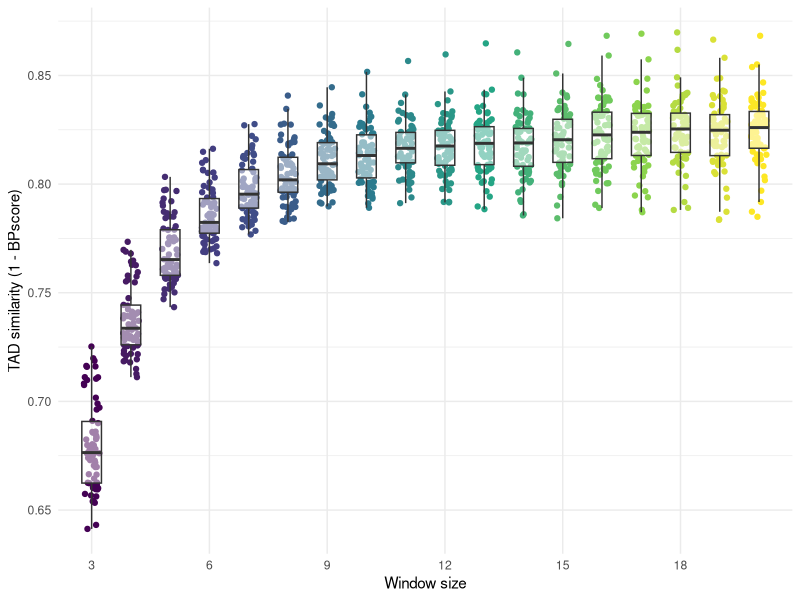
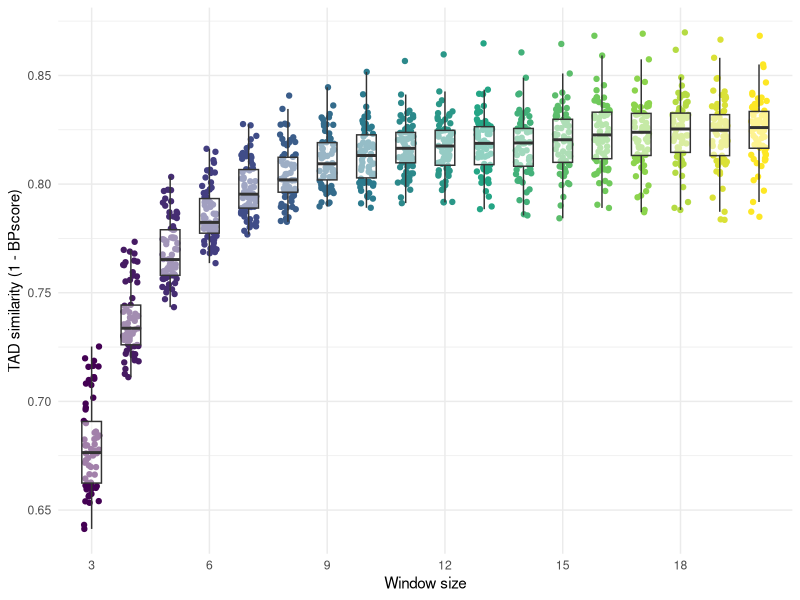
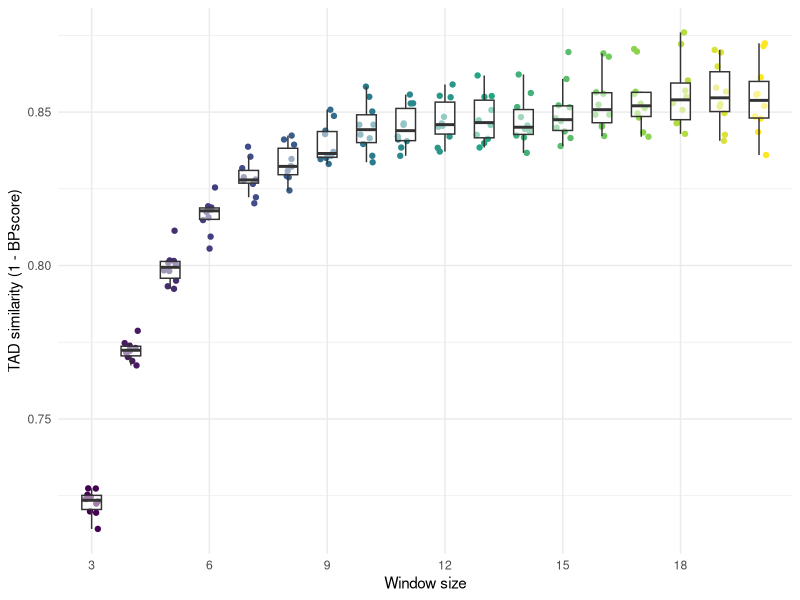
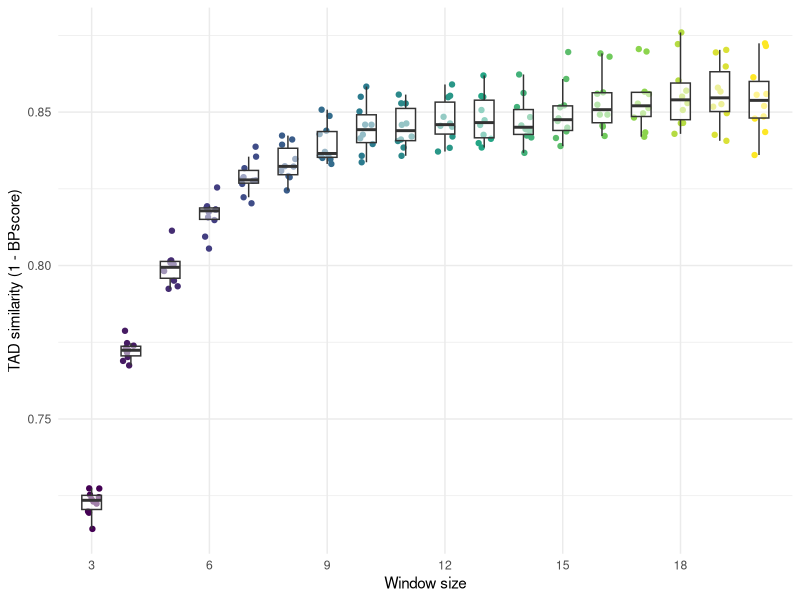
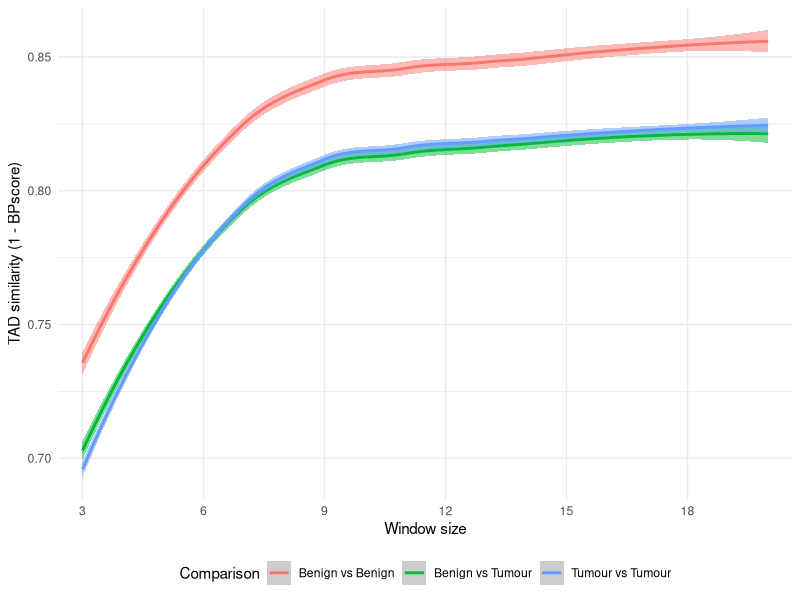
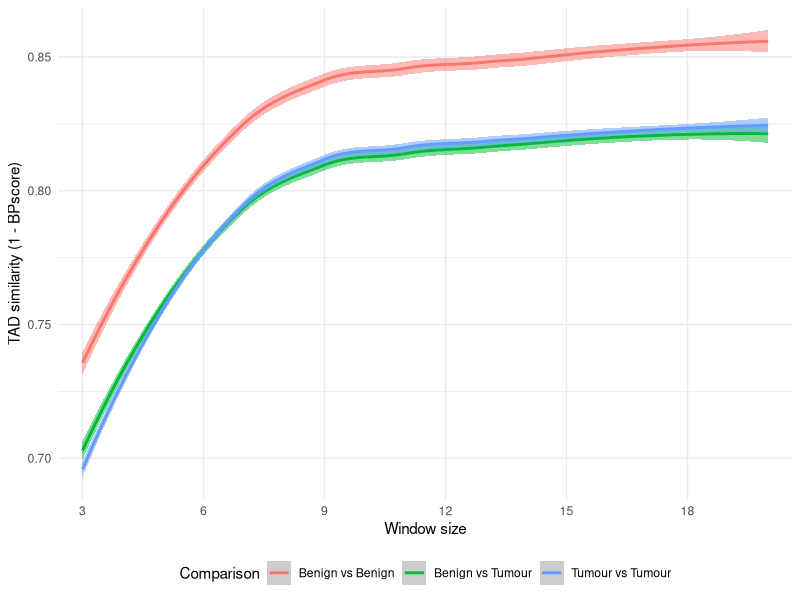
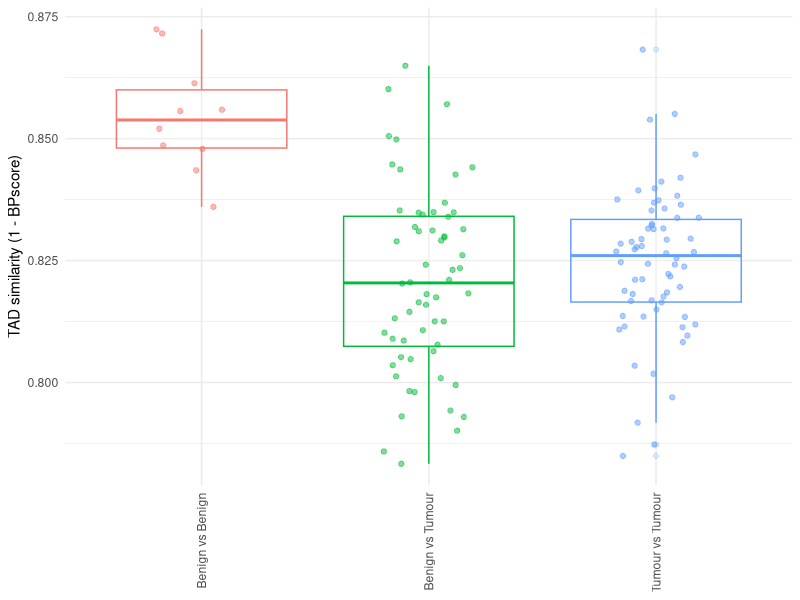
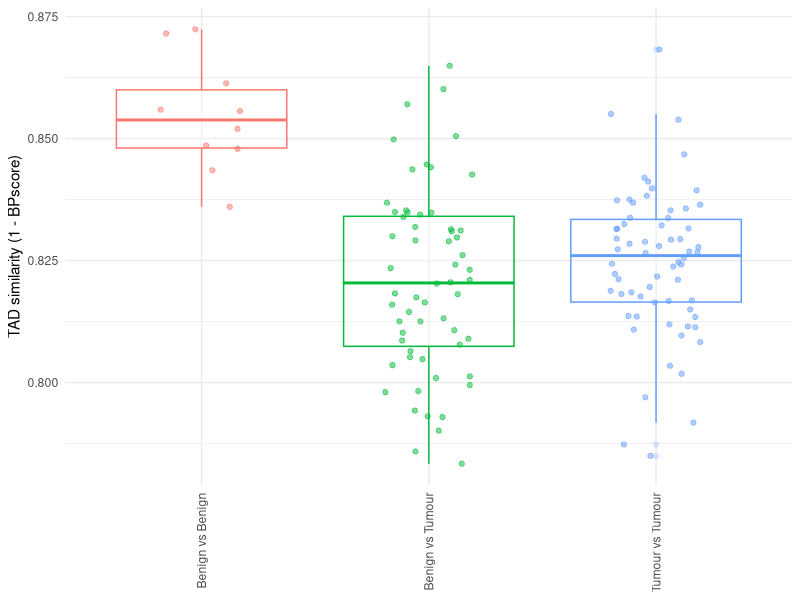

These figures' R source, in order: (Note: this script raises an error after producing the figures.)
# ==============================================================================
# Meta
# ==============================================================================
# Plot BPScore
# --------------------------------------
# Description: Plot TAD similarities, calculated by BPscore
# Author: James Hawley


# ==============================================================================
# Environment
# ==============================================================================
suppressMessages(library("data.table"))
suppressMessages(library("ggplot2"))
suppressMessages(library("MASS"))
suppressMessages(library("pheatmap"))

RESOLUTION <- 40000
MAX_WINDOW <- 20
MIN_WINDOW <- 3
MAX_PERSISTENCE <- MAX_WINDOW - MIN_WINDOW + 1
PLOT_DIR <- file.path("Plots", "primary")


# ==============================================================================
# Functions
# ==============================================================================
#' Save figures in multiple formats
#'
#' @param gg ggplot object
#' @param prefix Prefix for output file
#' @param ext Output extensions
#' @param dpi DPI resolution
savefig <- function(gg, prefix, ext = c("png", "pdf"), width = 20, height = 12, dpi = 400) {
    for (e in ext) {
        ggsave(
            paste(prefix, e, sep = "."),
            gg,
            height = height,
            width = width,
            units = "cm",
            dpi = dpi
        )
    }
}


# ==============================================================================
# Data
# ==============================================================================
cat("Loading Data\n")
# load metadata
metadata <- fread("config.tsv", sep = "\t", header = TRUE)
metadata <- metadata[Include == "Yes"]
metadata <- metadata[Source == "Primary"]
SAMPLES <- metadata[, SampleID]
T2E_SAMPLES <- metadata[T2E == "Yes", SampleID]
NONT2E_SAMPLES <- metadata[T2E == "Yes", SampleID]

# load BPscore calculations
bpscore <- fread("Statistics/tad-distances.300000000.tsv", sep = "\t", header = TRUE)
# window_diffs <- fread("Statistics/tad-similarity-deltas.tsv", sep = "\t", header = TRUE)


# ==============================================================================
# Analysis
# ==============================================================================
# colour bpscore rows by primary-primary, line-line, or primary-line comparisons
cat("Counting similarity\n")
bpscore <- merge(
    bpscore,
    metadata[, .(SampleID, Source, Tissue, Label, Type, T2E)],
    by.x = "s1",
    by.y = "SampleID",
    all.x = FALSE,
    all.y = TRUE
)
bpscore <- merge(
    bpscore,
    metadata[, .(SampleID, Source, Tissue, Label, Type, T2E)],
    by.x = "s2",
    by.y = "SampleID",
    suffixes = c("_1", "_2"),
    all.x = FALSE,
    all.y = TRUE,
)

# sample comparisons for various plots
bpscore[(Tissue_1 == "Prostate") & (Tissue_2 == "Prostate"), Prostate_Type_Combo := paste(Type_1, Type_2, sep = "+")]

# hypothesis testing for differences between TADs
# (similarity of Benign-vs-Benign comparisons to Benign-vs-Tumour)
# (and likewise, Tumour-vs-Tumour to Benign-vs-Tumour)
bpscore_primary_tumour_vs_benign <- bpscore[
    s1 < s2
    & w == MAX_WINDOW
    & (Source_1 == "Primary" & Source_2 == "Primary")
]

htests <- list(
    "primary_benign-only_benign-vs-tumour" = wilcox.test(
        x = bpscore_primary_tumour_vs_benign[Prostate_Type_Combo == "Benign+Benign", 1 - BPscore],
        y = bpscore_primary_tumour_vs_benign[Prostate_Type_Combo == "Benign+Malignant", 1 - BPscore],
        paired = FALSE
    ),
    "primary_tumour-only_benign-vs-tumour" = wilcox.test(
        x = bpscore_primary_tumour_vs_benign[Prostate_Type_Combo == "Malignant+Malignant", 1 - BPscore],
        y = bpscore_primary_tumour_vs_benign[Prostate_Type_Combo == "Benign+Malignant", 1 - BPscore],
        paired = FALSE
    ),
    "primary_benign-only_tumour-only" = wilcox.test(
        x = bpscore_primary_tumour_vs_benign[Prostate_Type_Combo == "Benign+Benign", 1 - BPscore],
        y = bpscore_primary_tumour_vs_benign[Prostate_Type_Combo == "Malignant+Malignant", 1 - BPscore],
        paired = FALSE
    )
)

# cluster samples by BPscore distances
# recast data to wide form for plotting with pheatmap
mat <- as.matrix(
    dcast(bpscore[w == MAX_WINDOW], s1 ~ s2, value.var = "BPscore", fill = 0),
    rownames = "s1"
)


# ==============================================================================
# Plots
# ==============================================================================
cat("Plotting\n")
# plot distances between TADs of different primary tumour samples across window sizes
gg_bpscore_primary_tumour <- (
    ggplot(data = bpscore[s1 < s2 & w <= MAX_WINDOW & grepl("PCa", s1) & grepl("PCa", s2)])
    + geom_point(
        aes(x = w, y = 1 - BPscore, colour = w),
        position = position_jitter(width = 0.2, height = 0)
    )
    + geom_boxplot(
        aes(x = w, y = 1 - BPscore, group = w),
        alpha = 0.5,
        outlier.shape = NA,
        width = 0.5
    )
    + labs(x = "Window size", y = "TAD similarity (1 - BPscore)")
    + scale_x_discrete(
        breaks = seq(MIN_WINDOW, MAX_WINDOW, by = 3),
        limits = seq(MIN_WINDOW, MAX_WINDOW, by = 3),
        labels = seq(MIN_WINDOW, MAX_WINDOW, by = 3)
    )
    + scale_colour_viridis_c()
    + guides(colour = FALSE)
    + theme_minimal()
)
savefig(gg_bpscore_primary_tumour, file.path(PLOT_DIR, "bp-score.tumour"))

# plot distances between TADs of different primary tumour samples across window sizes
gg_bpscore_primary_benign = (
    ggplot(data = bpscore[s1 < s2 & w <= MAX_WINDOW & grepl("Benign-Prostate", s1) & grepl("Benign-Prostate", s2)])
    + geom_point(
        aes(x = w, y = 1 - BPscore, colour = w),
        position = position_jitter(width = 0.2, height = 0)
    )
    + geom_boxplot(
        aes(x = w, y = 1 - BPscore, group = w),
        alpha = 0.5,
        outlier.shape = NA,
        width = 0.5
    )
    + labs(x = "Window size", y = "TAD similarity (1 - BPscore)")
    + scale_x_discrete(
        breaks = seq(MIN_WINDOW, MAX_WINDOW, by = 3),
        limits = seq(MIN_WINDOW, MAX_WINDOW, by = 3),
        labels = seq(MIN_WINDOW, MAX_WINDOW, by = 3)
    )
    + scale_colour_viridis_c()
    + guides(colour = FALSE)
    + theme_minimal()
)
savefig(gg_bpscore_primary_benign, file.path(PLOT_DIR, "bp-score.benign"))

# primary samples: benign vs tumour
gg_bpscore_primary_tumour_vs_benign <- (
    ggplot()
    + geom_smooth(
        data = bpscore[
            s1 < s2
            & w <= MAX_WINDOW
            & (Source_1 == "Primary" & Source_2 == "Primary")
            & (Source_1 == "Primary" & Source_2 == "Primary")
        ],
        mapping = aes(
            x = w,
            y = 1 - BPscore,
            colour = Prostate_Type_Combo,
            fill = Prostate_Type_Combo,
            group = Prostate_Type_Combo
        ),
        method = "loess",
        alpha = 0.5
    )
    + labs(x = "Window size", y = "TAD similarity (1 - BPscore)")
    + scale_x_discrete(
        breaks = seq(MIN_WINDOW, MAX_WINDOW, by = 3),
        limits = seq(MIN_WINDOW, MAX_WINDOW, by = 3),
        labels = seq(MIN_WINDOW, MAX_WINDOW, by = 3)
    )
    + scale_colour_discrete(
        name = "Comparison",
        breaks = c("Benign+Benign", "Benign+Malignant", "Malignant+Malignant"),
        labels = c("Benign vs Benign", "Benign vs Tumour", "Tumour vs Tumour")
    )
    + scale_fill_discrete(
        name = "Comparison",
        breaks = c("Benign+Benign", "Benign+Malignant", "Malignant+Malignant"),
        labels = c("Benign vs Benign", "Benign vs Tumour", "Tumour vs Tumour")
    )
    + guides(fill = FALSE)
    + theme_minimal()
    + theme(legend.position = "bottom")
)
savefig(gg_bpscore_primary_tumour_vs_benign, file.path(PLOT_DIR, "bp-score.tumour-vs-benign"))

# same as above, but using the sample standard deviation for the ribbon
# instead of the 95% confidence interval around the regressed mean
gg_bpscore_primary_tumour_vs_benign_comp <- (
    ggplot(
        data = bpscore[
            s1 < s2
            & w == MAX_WINDOW
            & (Source_1 == "Primary" & Source_2 == "Primary")
            & (Source_1 == "Primary" & Source_2 == "Primary")
        ],
        mapping = aes(
            x = Prostate_Type_Combo,
            y = 1 - BPscore,
            colour = Prostate_Type_Combo,
            group = Prostate_Type_Combo
        ),
    )
    + geom_boxplot(alpha = 0.2)
    + geom_point(
        position = position_jitter(width = 0.2, height = 0),
        alpha = 0.5
    )
    + labs(y = "TAD similarity (1 - BPscore)")
    + scale_x_discrete(
        name = NULL,
        breaks = c("Benign+Benign", "Benign+Malignant", "Malignant+Malignant"),
        labels = c("Benign vs Benign", "Benign vs Tumour", "Tumour vs Tumour")
    )
    + scale_colour_discrete(
        name = "Comparison",
        breaks = c("Benign+Benign", "Benign+Malignant", "Malignant+Malignant"),
        labels = c("Benign vs Benign", "Benign vs Tumour", "Tumour vs Tumour")
    )
    + guides(fill = FALSE, colour = FALSE)
    + theme_minimal()
    + theme(
        legend.position = "bottom",
        axis.text.x = element_text(angle = 90, vjust = 0.5, hjust = 1)
    )
)
savefig(gg_bpscore_primary_tumour_vs_benign_comp, file.path(PLOT_DIR, "bp-score.tumour-vs-benign.comp"), width = 6)

gg_bpscore_primary_tumour_vs_benign <- (
    ggplot()
    + geom_ribbon(
        data = bpscore[
            s1 < s2
            & w <= MAX_WINDOW
            & (Source_1 == "Primary" & Source_2 == "Primary")
            & (Source_1 == "Primary" & Source_2 == "Primary"),
            .(Mean = mean(1 - BPscore), SD = sd(1 - BPscore)),
            by = c("w", "Prostate_Type_Combo")
        ],
        mapping = aes(
            x = w,
            ymin = Mean - SD,
            ymax = Mean + SD,
            fill = Prostate_Type_Combo,
            group = Prostate_Type_Combo
        ),
        alpha = 0.2
    )
    + geom_path(
        data = bpscore[
            s1 < s2
            & w <= MAX_WINDOW
            & (Source_1 == "Primary" & Source_2 == "Primary")
            & (Source_1 == "Primary" & Source_2 == "Primary"),
            .(Mean = mean(1 - BPscore), SD = sd(1 - BPscore)),
            by = c("w", "Prostate_Type_Combo")
        ],
        mapping = aes(
            x = w,
            y = Mean,
            colour = Prostate_Type_Combo,
            group = Prostate_Type_Combo
        ),
        size = 2,
    )
    + geom_point(
        data = bpscore[
            s1 < s2
            & w <= MAX_WINDOW
            & (Source_1 == "Primary" & Source_2 == "Primary")
            & (Source_1 == "Primary" & Source_2 == "Primary")
        ],
        mapping = aes(
            x = w,
            y = 1 - BPscore,
            colour = Prostate_Type_Combo
        ),
        alpha = 0.5,
        position = position_jitter(width = 0.2, height = 0)
    )
    + labs(x = "Window size", y = "TAD similarity (1 - BPscore)")
    + scale_x_discrete(
        breaks = seq(MIN_WINDOW, MAX_WINDOW, by = 3),
        limits = seq(MIN_WINDOW, MAX_WINDOW, by = 3),
        labels = seq(MIN_WINDOW, MAX_WINDOW, by = 3)
    )
    + scale_colour_discrete(
        name = "Comparison",
        breaks = c("Benign+Benign", "Benign+Malignant", "Malignant+Malignant"),
        labels = c("Benign vs Benign", "Benign vs Tumour", "Tumour vs Tumour")
    )
    + scale_fill_discrete(
        name = "Comparison",
        breaks = c("Benign+Benign", "Benign+Malignant", "Malignant+Malignant"),
        labels = c("Benign vs Benign", "Benign vs Tumour", "Tumour vs Tumour")
    )
    + guides(fill = FALSE)
    + theme_minimal()
    + theme(legend.position = "bottom")
)
savefig(gg_bpscore_primary_tumour_vs_benign, file.path(PLOT_DIR, "bp-score.tumour-vs-benign.stdev"))

# cell lines: benign vs tumour
# gg_bpscore_line_tumour_vs_benign <- (
#     ggplot(
#         data = bpscore[
#             s1 < s2
#             & w <= MAX_WINDOW
#             & (Source_1 == "Cell Line" & Source_2 == "Cell Line")
#             & (Tissue_1 == "Prostate" & Tissue_2 == "Prostate")
#         ],
#         mapping = aes(
#             x = w,
#             y = 1 - BPscore,
#             colour = Cell_Type_Combo,
#             fill = Cell_Type_Combo,
#             group = Cell_Type_Combo
#         )
#     )
#     + geom_smooth(
#         method = "loess",
#         alpha = 0.5
#     )
#     + labs(x = "Window size", y = "TAD similarity (1 - BPscore)")
#     + scale_x_discrete(
#         breaks = seq(MIN_WINDOW, MAX_WINDOW, by = 3),
#         limits = seq(MIN_WINDOW, MAX_WINDOW, by = 3),
#         labels = seq(MIN_WINDOW, MAX_WINDOW, by = 3)
#     )
#     + scale_colour_discrete(
#         name = "Comparison"
#     )
#     + guides(fill = FALSE)
#     + theme_minimal()
#     + theme(legend.position = "bottom")
# )
# savefig(gg_bpscore_line_tumour_vs_benign, file.path(PLOT_DIR, "bp-score.line.tumour-vs-benign"))

# # same as above, using sample standard deviation for the ribbon
# gg_bpscore_line_tumour_vs_benign <- (
#     ggplot()
#     + geom_ribbon(
#         data = bpscore[
#             s1 < s2
#             & w <= MAX_WINDOW
#             & (Source_1 == "Cell Line" & Source_2 == "Cell Line")
#             & (Tissue_1 == "Prostate" & Tissue_2 == "Prostate"),
#             .(Mean = mean(1 - BPscore), SD = sd(1 - BPscore)),
#             by = c("w", "Cell_Type_Combo")
#         ],
#         mapping = aes(
#             x = w,
#             ymin = Mean - SD,
#             ymax = Mean + SD,
#             fill = Cell_Type_Combo
#         ),
#         alpha = 0.2
#     )
#     + geom_smooth(
#         data = bpscore[
#             s1 < s2
#             & w <= MAX_WINDOW
#             & (Source_1 == "Cell Line" & Source_2 == "Cell Line")
#             & (Tissue_1 == "Prostate" & Tissue_2 == "Prostate")
#         ],
#         mapping = aes(
#             x = w,
#             y = 1 - BPscore,
#             colour = Cell_Type_Combo,
#             fill = Cell_Type_Combo,
#             group = Cell_Type_Combo
#         ),
#         method = "loess",
#         se = FALSE,
#         alpha = 0.5
#     )
#     + labs(x = "Window size", y = "TAD similarity (1 - BPscore)")
#     + scale_x_discrete(
#         breaks = seq(MIN_WINDOW, MAX_WINDOW, by = 3),
#         limits = seq(MIN_WINDOW, MAX_WINDOW, by = 3),
#         labels = seq(MIN_WINDOW, MAX_WINDOW, by = 3)
#     )
#     + scale_colour_discrete(
#         name = "Comparison"
#     )
#     + guides(fill = FALSE)
#     + theme_minimal()
#     + theme(legend.position = "bottom")
# )
# savefig(gg_bpscore_line_tumour_vs_benign, file.path(PLOT_DIR, "bp-score.line.tumour-vs-benign.stdev"))


# # plot the change in similarities over window sizes
# gg_sim_window = (
#     ggplot(data = window_diffs[w <= MAX_WINDOW])
#     + geom_path(aes(x = w, y = 1 - BPscore, group = SampleID, colour = SampleID))
#     + labs(x = "Window size", y = "Similarity between consecutive window sizes\n(1 - BPscore)")
#     + scale_x_discrete(
#         breaks = seq(MIN_WINDOW, MAX_WINDOW, by = 3),
#         limits = seq(MIN_WINDOW, MAX_WINDOW, by = 3),
#         labels = seq(MIN_WINDOW, MAX_WINDOW, by = 3)
#     )
#     + scale_colour_discrete(
#         limits = metadata[, SampleID],
#         labels = metadata[, Label],
#         name = "Sample"
#     )
#     + theme_minimal()
# )
# savefig(gg_sim_window, file.path(PLOT_DIR, "bp-score.window-similarity"))


# # plot the change in similarities over window sizes
# gg_sim_window_delta = (
#     ggplot(data = window_diffs[w >= 5 & w <= MAX_WINDOW])
#     + geom_path(aes(x = w, y = window_step_abs_delta, group = SampleID, colour = SampleID))
#     + labs(x = "Window size", y = "Gain of step-wise similarity")
#     + scale_x_discrete(
#         breaks = seq(MIN_WINDOW, MAX_WINDOW, by = 3),
#         limits = seq(MIN_WINDOW, MAX_WINDOW, by = 3),
#         labels = seq(MIN_WINDOW, MAX_WINDOW, by = 3)
#     )
#     + scale_colour_discrete(
#         limits = metadata[, SampleID],
#         labels = metadata[, Label],
#         name = "Patient"
#     )
#     + theme_minimal()
# )
# savefig(gg_sim_window_delta, file.path(PLOT_DIR, "bp-score.window-similarity.delta"))

# heatmap of similarity at MAX_WINDOW
annot_col <- as.data.frame(metadata[, .SD, .SDcols = c("Type", "Tissue", "Source", "T2E")])
rownames(annot_col) <- metadata[, SampleID]


for (ext in c("png", "pdf")) {
    pheatmap(
        mat = 1 - mat,
        filename = paste0(file.path(PLOT_DIR, "bp-score.cluster."), ext),
        clustering_rows = TRUE,
        clustering_cols = TRUE,
        clustering_distance_rows = as.dist(mat),
        clustering_distance_cols = as.dist(mat),
        clustering_method = "ward.D2",
        treeheight_col = 0,
        labels_row = metadata[order(SampleID), Label],
        labels_col = metadata[order(SampleID), Label],
        legend = TRUE,
        show_rownames = FALSE,
        annotation_col = annot_col
    )
}
